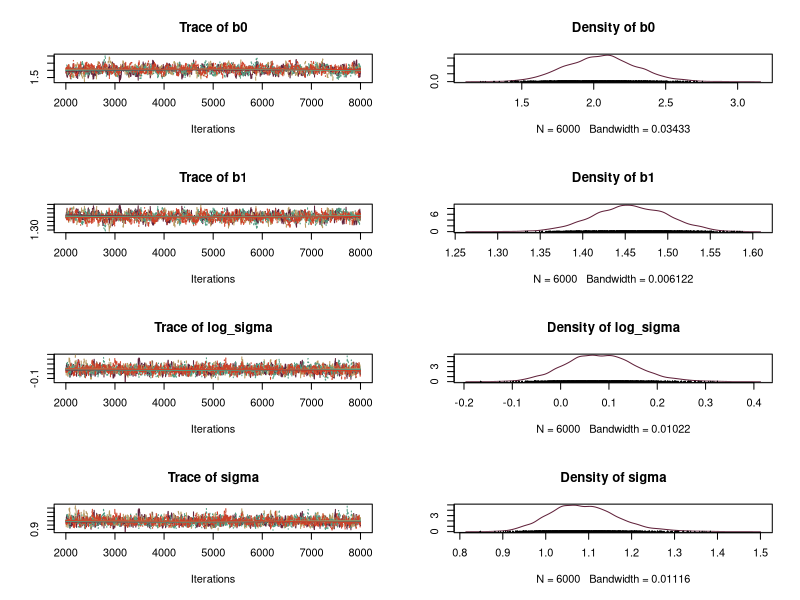
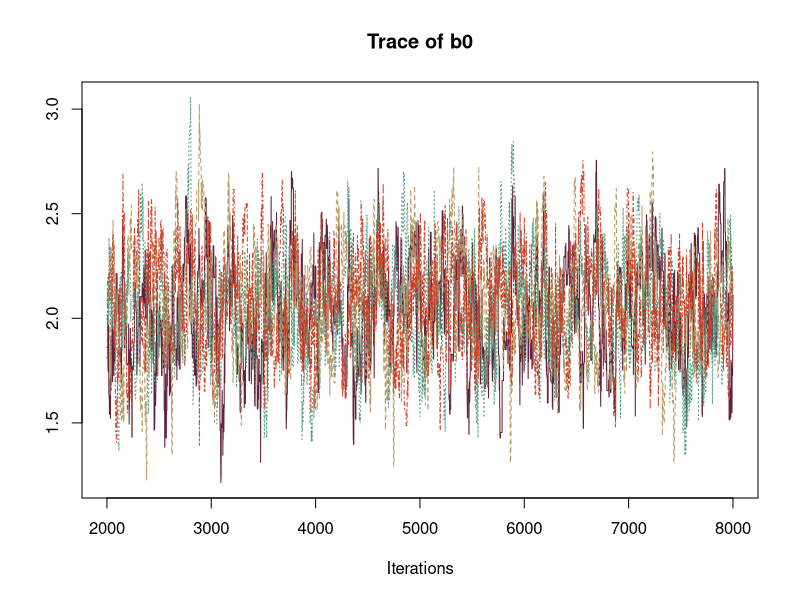
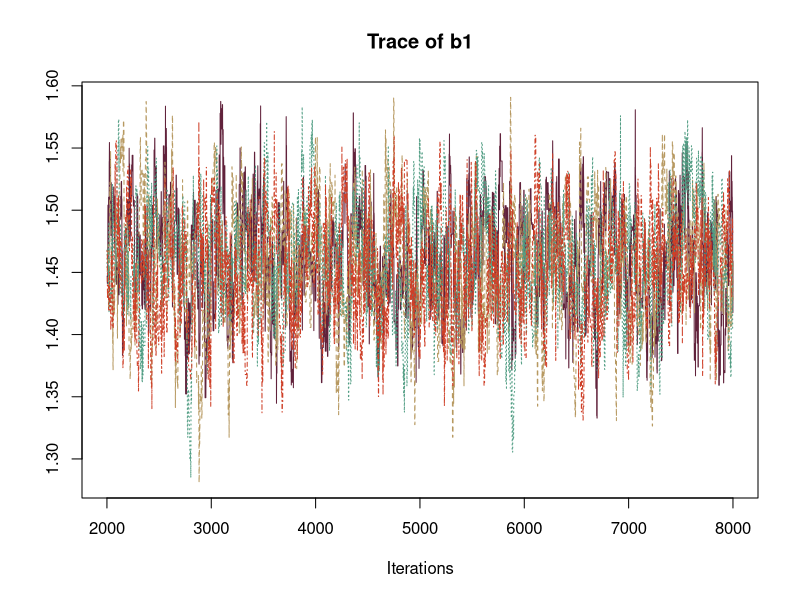
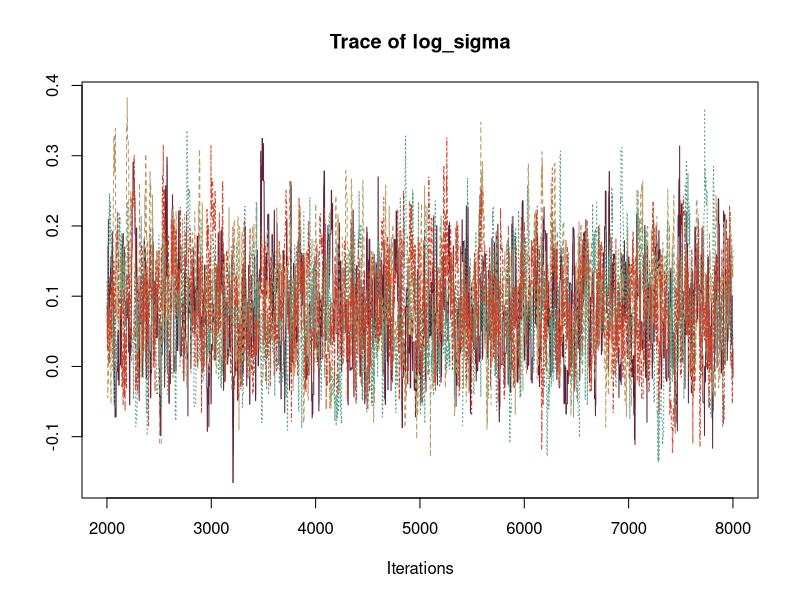
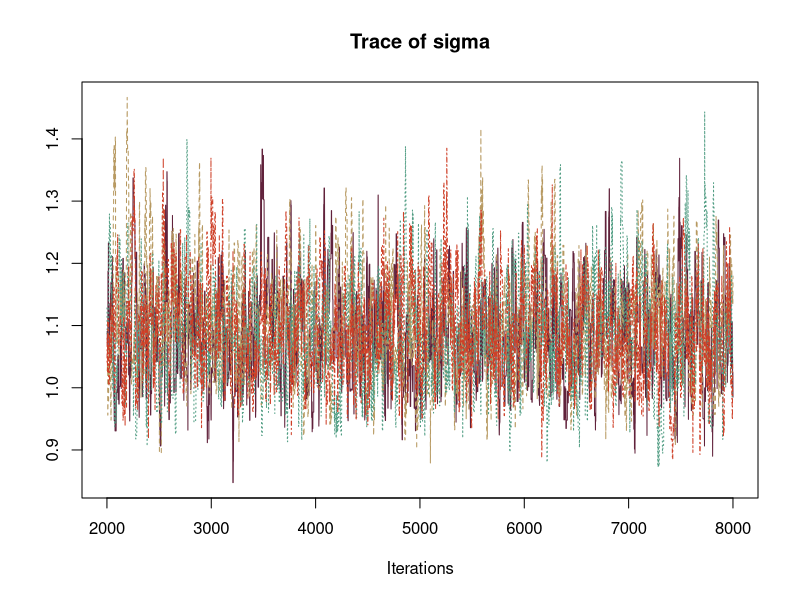
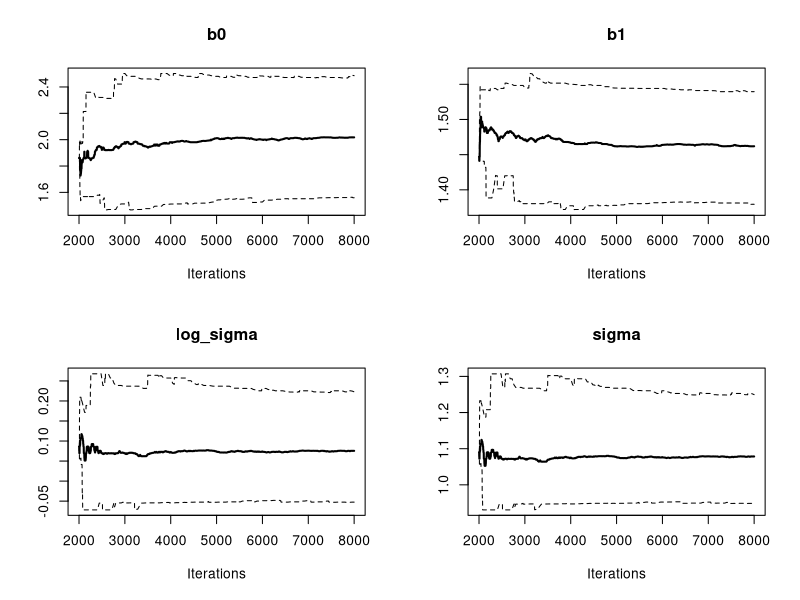
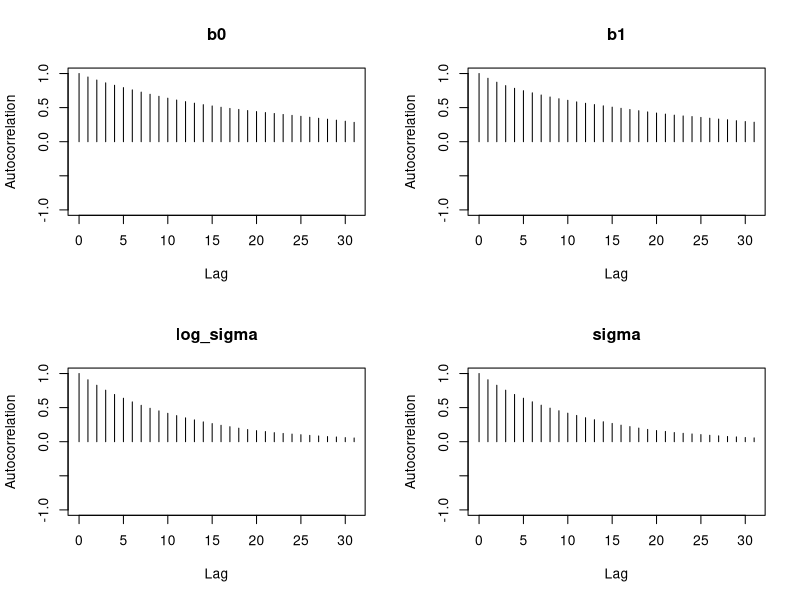
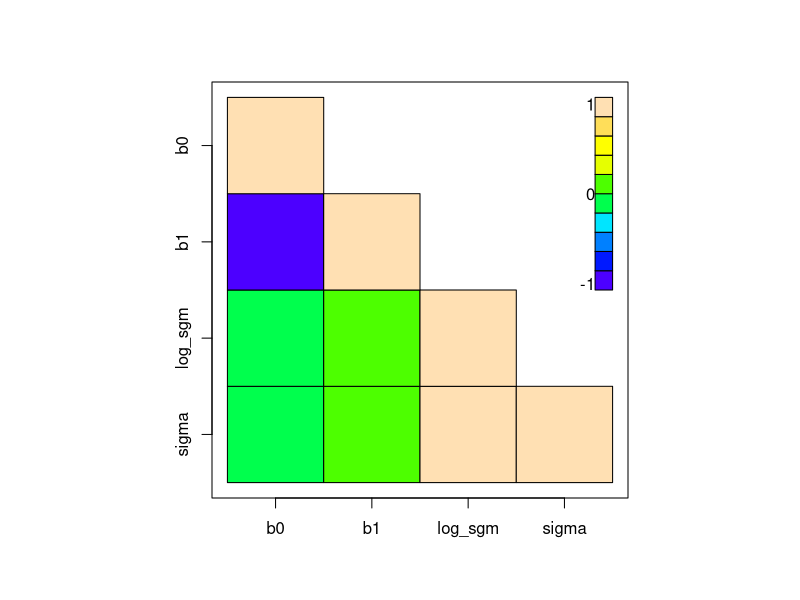

Reproduce these figures in R, in order.

## MCMC convergence: MH sampler & convergence diagnostics ------------------

# Example from Lesaffre & Lawson's osteoporosis regression (page 97)
# Total body bone mineral content (TBBMC) ~ BMI 

# Model: Bayesian simple linear regression   y_i = b0 + b1*x_i + e_i,
# [e_i ~ N(0, sigma^2)]
# Parameters sampled: b0, b1, log(sigma)   [keeps sigma > 0]

# Example shows low mixing for the regression coefficients, fast mixing for the 
# variance 

library(coda)
set.seed(17082026)

# Simulate data -----------------------------------------------------------

n <- 100
true_b0 <- 2.0
true_b1 <- 1.5
true_sig <- 1.0

x <- runif(n, 0, 10)
y <- true_b0 + true_b1 * x + rnorm(n, 0, true_sig)



# Calc log-likelihood -----------------------------------------------------
# log-likelihood + log-prior
# theta = c(b0, b1, log_sigma)

log_posterior <- function(theta, x, y) {
  b0 <- theta[1]
  b1 <- theta[2]
  log_sigma <- theta[3]
  sigma <- exp(log_sigma)
  
  mu <- b0 + b1 * x
  loglik <- sum(dnorm(y, mean = mu, sd = sigma, log = TRUE))
  
  # weekly informative priors:
  # b0, b1 ~ N(0, 10^2), and, 
  # log(sigma) ~ N(0, 2^2)
  logprior <- dnorm(b0, 0, 10, log = TRUE) +
    dnorm(b1, 0, 10, log = TRUE) +
    dnorm(log_sigma, 0, 2, log = TRUE)
  
  loglik + logprior
}



# Metropolis-Hastings (MH) sampler  ---------------------------------------
# theta* = theta_{t-1} + rnorm(0, step) 
# [remember theta = c(b0, b1, log_sigma)]

run_mh_chain <- function(start, n_iter, step_sd, x, y) {
  n_par <- length(start)
  chain <- matrix(NA_real_, nrow = n_iter, ncol = n_par)
  chain[1, ] <- start
  
  cur_lp <- log_posterior(start, x, y)
  n_accept <- 0
  
  for (t in 2:n_iter) {
    proposal <- chain[t - 1, ] + rnorm(n_par, 0, step_sd)
    prop_lp <- log_posterior(proposal, x, y)
    
    log_alpha <- prop_lp - cur_lp
    if (log(runif(1)) < log_alpha) {
      chain[t, ] <- proposal
      cur_lp <- prop_lp
      n_accept <- n_accept + 1
    } else {
      chain[t, ] <- chain[t - 1, ]
    }
  }
  attr(chain, "accept_rate") <- n_accept / (n_iter - 1)
  chain
}


# Is your chain running? (You better catch it!) ---------------------------
# Lol I'm so funny :D

# Run 4 chains with 8000 iterations each and a burnin of the first 2000 
# iterations; we want the starting points to be deliberately overdispersed 

n_iter  <- 8000
burnin  <- 2000
step_sd <- c(0.16, 0.04, 0.06)   # step size per parameter (b0, b1, log_sigma)

start_points <- list(
  c(b0 = -5, b1 = -1, log_sigma = 2),
  c(b0 = 10, b1 =  4, log_sigma = -2),
  c(b0 =  0, b1 =  0, log_sigma = 0),
  c(b0 =  15, b1 = -3, log_sigma = 1.5)
)

raw_chains <- lapply(start_points, function(s0) {
  run_mh_chain(start = s0, n_iter = n_iter, step_sd = step_sd, x = x, y = y)
})

# Acceptance rates by chain:
print(sapply(raw_chains, function(ch) round(attr(ch, "accept_rate"), 3)))
# (Target ~20-40% for random-walk MH -> retune step_sd if far outside that)



# CODA  -------------------------------------------------------------------
# raw chains as coda mcmc objects (discarding burnin), then an mcmc.list 
# for the multi-chain diagnostic


to_mcmc <- function(chain_matrix) {
  post <- chain_matrix[(burnin + 1):n_iter, , drop = FALSE]
  post <- cbind(post, sigma = exp(post[, 3]))
  colnames(post) <- c("b0", "b1", "log_sigma", "sigma")
  coda::mcmc(post, start = burnin + 1, end = n_iter, thin = 1)
}

mcmc_chains <- lapply(raw_chains, to_mcmc)
mcmc_multi <- coda::mcmc.list(mcmc_chains)
chain1 <- mcmc_chains[[1]] 


# Graphical diagnostics ---------------------------------------------------

#### Trace plots (all 4 chains) ---------------------------------------------

# the coda default plot() on an mcmc.list gives both side by side, one row 
# per parameter
plot(mcmc_multi, col = c("#61223B", "#B79961", "#4F9C82", "#CE3F27"), ask = FALSE)

traceplot(mcmc_multi, col = c("#61223B", "#B79961", "#4F9C82", "#CE3F27"), ask = FALSE)


#### Running mean (ergodic mean) plot ---------------------------------------------
# should stabilise once stationary

cumuplot(chain1, probs = c(0.025, 0.5, 0.975), ask = FALSE)


#### Autocorrelation plots ---------------------------------------------
# the ACF/"lag" plot, one panel per parameter

autocorr.plot(chain1, ask = FALSE)


#### Cross-correlation plots ---------------------------------------------

crosscorr(chain1)
crosscorr.plot(chain1)


# Formal diagnostics ------------------------------------------------------

#### Geweke diagnostic (single chain) ---------------------------------------------

# compares the mean of the first 10% to the mean of the last 50%, 
# in a Z-score that accounts for autocorrelation; 
# |Z| > ~1.96 flags nonstationarity

geweke.diag(chain1, frac1 = 0.1, frac2 = 0.5)

geweke.plot(chain1, ask = FALSE)


#### Heidelberger-Welch diagnostic (single chain) ---------------------------------
print(heidel.diag(chain1))


#### Raftery-Lewis diagnostic (single chain) ---------------------------------
# number of iterations needed for an accurate estimate of a target quantile 
# (default: the 2.5% quantile, i.e. 95% credible interval's lower bound

print(raftery.diag(chain1, q = 0.025, r = 0.005, s = 0.95))


#### Gelman-Rubin / BGR diagnostic (all 4 chains) ---------------------------------

print(gelman.diag(mcmc_multi, autoburnin = FALSE))

gelman.plot(mcmc_multi, autoburnin = FALSE, ask = FALSE)




# ESS and MCSE ------------------------------------------------------------
# effective sample size (ESS) and Monte Carlo standard error (MCSE)

print(t(sapply(mcmc_chains, effectiveSize)))

print(effectiveSize(mcmc_multi))


mcse_timeseries <- function(x) {
  sqrt(coda::spectrum0.ar(x)$spec / length(x))
}
combined <- as.matrix(mcmc_multi)


mcse <- apply(combined, 2, mcse_timeseries)
post_sd <- apply(combined, 2, sd)
print(data.frame(
  MCSE = round(mcse, 5),
  posterior_SD = round(post_sd, 4),
  `MCSE_as_percent_of_SD` = round(100 * mcse / post_sd, 2)
))



# Posterior dist. summary -------------------------------------------------
# all chains:
print(summary(mcmc_multi))

# vs. true vales:
print(c(b0 = true_b0, b1 = true_b1, sigma = true_sig))
